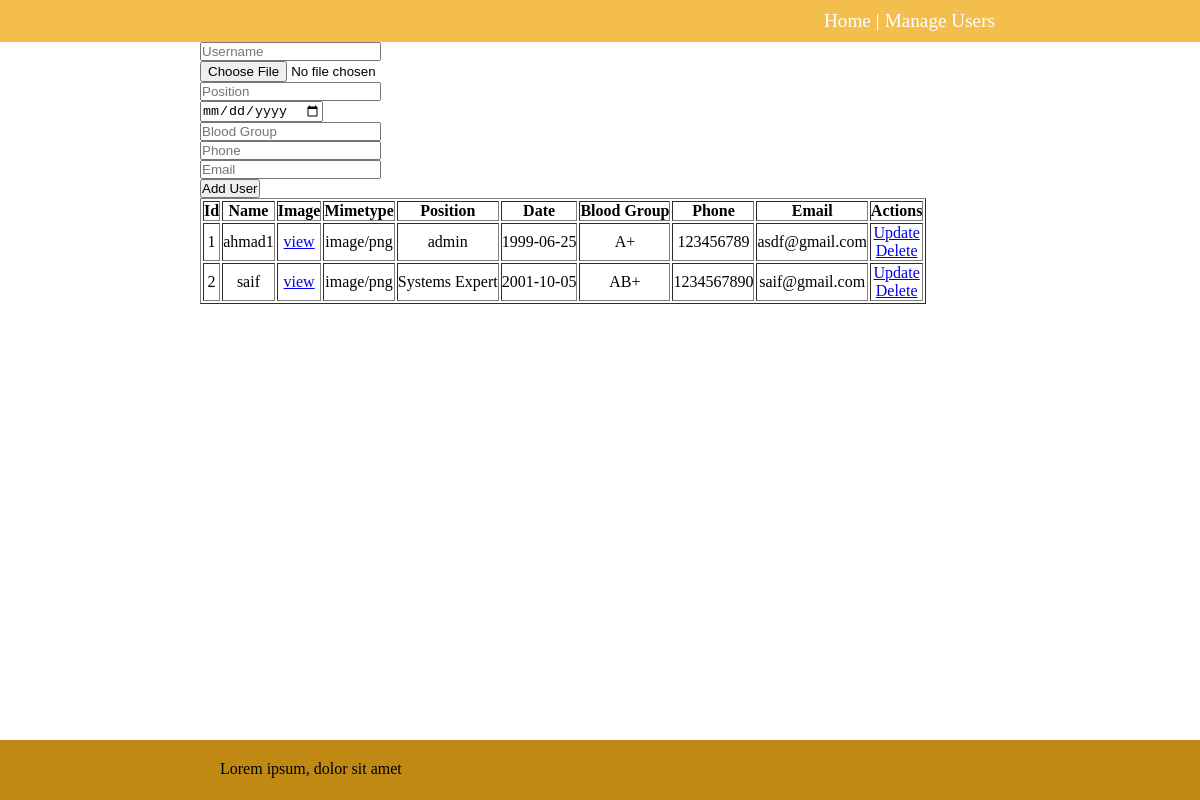
/users, run on an earlier commit of the app's database.
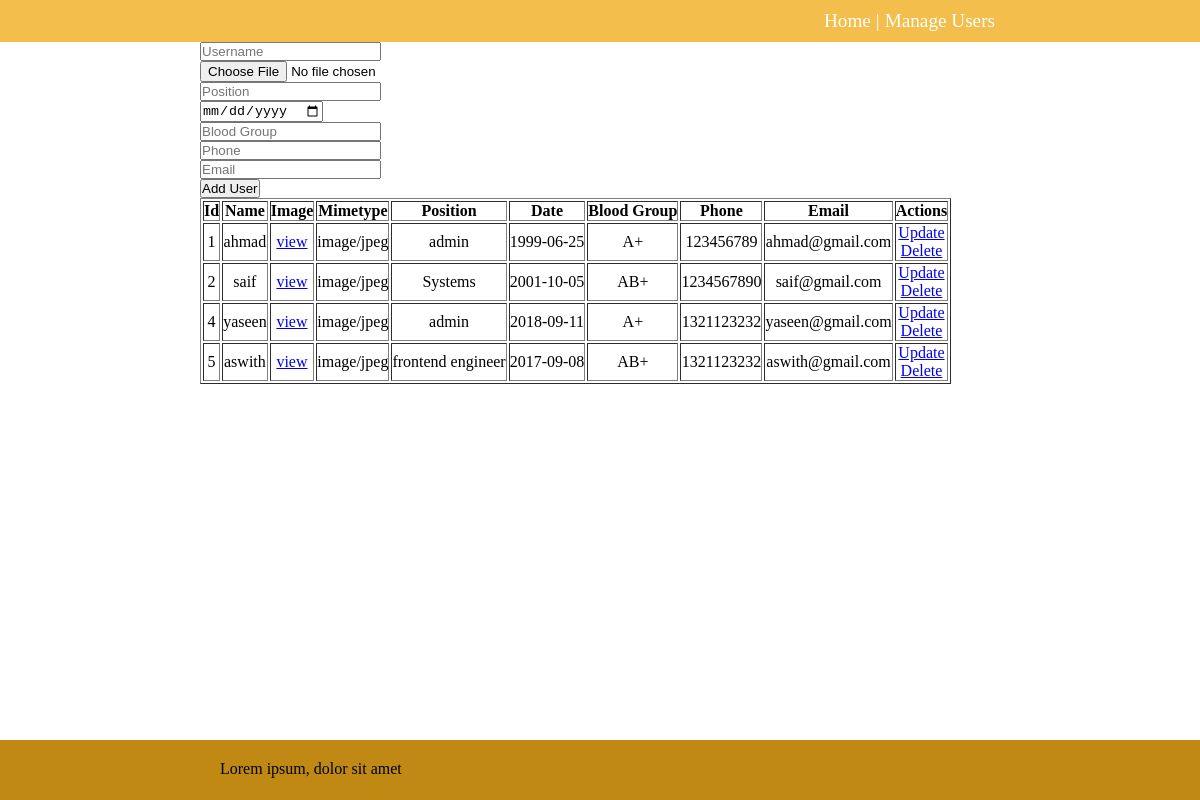
And on a later commit of the database.
### app.py (models this page shows, shortened)
class User(db.Model):
    id = db.Column(db.Integer, primary_key = True)
    name = db.Column(db.String(50), nullable = False)
    pic = db.Column(db.Text, unique = True, nullable = False)
    mimetype = db.Column(db.Text, nullable = False)
    position = db.Column(db.String(50), nullable = False)
    date_of_birth = db.Column(db.Date, nullable = False)
    blood_group = db.Column(db.String(50), nullable = False)
    phone = db.Column(db.String(50), nullable = False)
    email = db.Column(db.String(80), nullable = False)

### app.py (the view)
@app.route('/users',methods = ['GET','POST'])
def users():
    if request.method == 'POST':
        pic = request.files['pic']
        if not pic:
            return "No pic Uploaded", 400
        username = request.form['username']
        filename = secure_filename(pic.filename)
        mimetype = pic.mimetype
        position = request.form['position']
        dob = request.form['DOB'].split("-")
        date_of_birth = date(int(dob[0]), int(dob[1]), int(dob[2]))
        blood_group = request.form['blood_group']
        phone = request.form['phone']
        email = request.form['email']
        new_user = User(
            name=username,
            pic = pic.read(),
            date_of_birth = date_of_birth,
            mimetype = mimetype,
            position = position,
            blood_group = blood_group,
            phone = phone,
            email=email
            )
        try:
            db.session.add(new_user)
            db.session.commit()
            return redirect('/users')
        except exc.IntegrityError:
            db.session.rollback()
            return f"The image was already associated with other user"
        except:
            return f"There was a problem adding a user..."
    else:
        users = User.query.order_by(User.id).all()
        return render_template('users.html',users = users)

### templates/users.html (shortened to what this page needs)
{% extends 'base.html' %}
{% block body %}
<form action="{{ url_for('users') }}" enctype="multipart/form-data" method="POST">
    <input type="text" name="username" id="name" placeholder="Username" required><br>
    <input type="file" name="pic" required><br>
    <input type="text" name="position" id="position" placeholder="Position" required><br>
    <input type="date" name="DOB" id="DOB" placeholder="Date of Birth" required><br>
    <input type="text" name="blood_group" id="blood_group" placeholder="Blood Group" required><br>
    <input type="tel" name="phone" id="phone" placeholder="Phone" required><br>
    <input type="email" name="email" id="email" placeholder="Email" required><br>
    <input type="submit" value="Add User">
</form>
<table border="1px" style="text-align: center;">
    <tr>
        <th>Id</th>
        <th>Name</th>
        <th>Image</th>
        <th>Mimetype</th>
        <th>Position</th>
        <th>Date</th>
        <th>Blood Group</th>
        <th>Phone</th>
        <th>Email</th>
        <th>Actions</th>
    </tr>
    {% for user in users %}
        <tr>
            <td>{{ user.id }}</td>
            <td>{{ user.name }}</td>
            <td><a href="{{ url_for('get_image',id = user.id ) }}" target="_blank">view</a></td>
            <td>{{ user.mimetype }}</td>
            <td>{{ user.position }}</td>
            <td>{{ user.date_of_birth }}</td>
            <td>{{ user.blood_group }}</td>
            <td>{{ user.phone }}</td>
            <td>{{ user.email }}</td>
            <td>
                <a href="/update/{{ user.id }}">
                    Update
                </a>
                <br>
                <a href="/delete/{{ user.id }}">
                    Delete
                </a>
            </td>
        </tr>
    {% endfor %}
</table>
{% endblock %}

What changed in the data, as far as the page shows it:
changed User id 1: name "ahmad1" → "ahmad"; mimetype "image/png" → "image/jpeg"; email "asdf@gmail.com" → "ahmad@gmail.com"
changed User "saif": mimetype "image/png" → "image/jpeg"; position "Systems Expert" → "Systems"
added User: id "4", name "yaseen", mimetype "image/jpeg", position "admin", date_of_birth "2018-09-11", blood_group "A+", phone "1321123232", email "yaseen@gmail.com"
added User: id "5", name "aswith", mimetype "image/jpeg", position "frontend engineer", date_of_birth "2017-09-08", blood_group "AB+", phone "1321123232", email "aswith@gmail.com"
